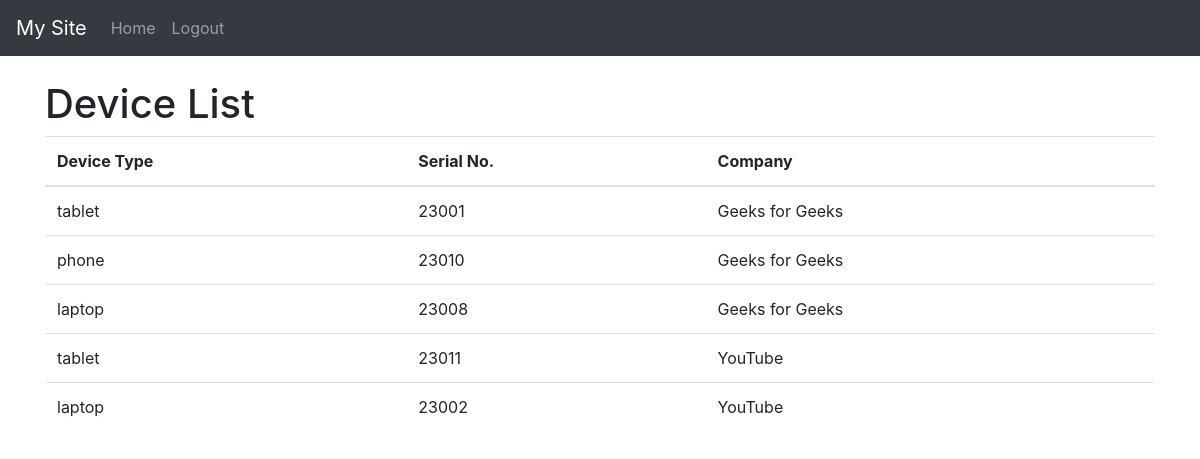
/manage/device/list/ (signed in), run on an earlier commit of the app's database.
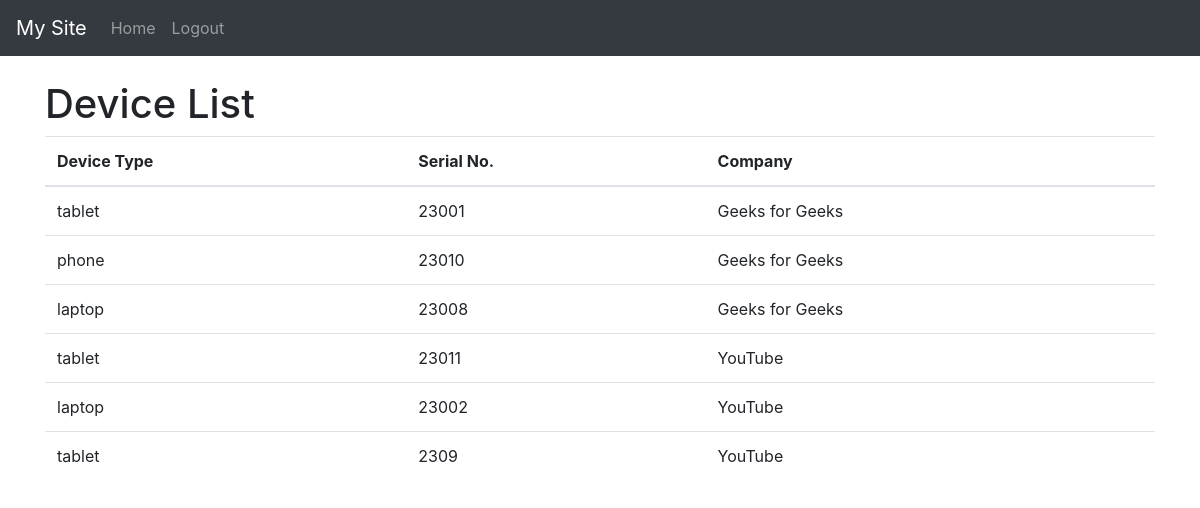
And on a later commit of the database.
### management/models.py (models this page shows, shortened)
class Device(models.Model):
    DEVICE_TYPES = (
        ('phone', 'Phone'),
        ('tablet', 'Tablet'),
        ('laptop', 'Laptop'),
    )
    device_type = models.CharField(max_length=10, choices=DEVICE_TYPES)
    serial_number = models.CharField(max_length=255, unique=True)
    company = models.ForeignKey(Company, on_delete=models.CASCADE)

class Company(models.Model):
    user = models.OneToOneField(User, related_name='company', on_delete=models.CASCADE)
    name = models.CharField(max_length=255)
    address = models.CharField(max_length=255)
    contact_info = models.CharField(max_length=255)
    def __str__(self):
        return self.name
    class Meta:
        verbose_name_plural = 'Companies'

### management/views.py (the view)
# urls.py: path('device/list/', DeviceList.as_view(),name='device_list'),
class DeviceList(LoginRequiredMixin, ListView):
    model = Device
    template_name = 'management/device_list.html'
    context_object_name = 'devices'
    def get_queryset(self):
        return Device.objects.all

### templates/management/device_list.html (shortened to what this page needs)
{% extends 'base.html' %}
{% block content %}
  <h1>Device List</h1>
  <table class="table">
    <thead>
      <tr>
        <th scope="col">Device Type</th>
        <th scope="col">Serial No.</th>
        <th scope="col">Company</th>
      </tr>
    </thead>
    <tbody>
      {% for device in devices %}
        <tr>
          <td>{{ device.device_type }}</td>
          <td>{{ device.serial_number }}</td>
          <td>{{ device.company }}</td>
        </tr>
      {% empty %}
        <tr>
          <td colspan="4">No devices found.</td>
        </tr>
      {% endfor %}
    </tbody>
  </table>
{% endblock %}

### templates/base.html (shortened to what this page needs)
<!DOCTYPE html>
<html lang="en">
  <head>
    {% block styles %}
      <link rel="stylesheet" href="https://stackpath.bootstrapcdn.com/bootstrap/4.3.1/css/bootstrap.min.css">
    {% endblock %}
  </head>
  <body>
    <header>
      <nav class="navbar navbar-expand-lg navbar-dark bg-dark">
        <a class="navbar-brand" href="{% url 'management:home' %}">My Site</a>
        <div class="collapse navbar-collapse" id="navbarNav">
          <ul class="navbar-nav">
            <li class="nav-item">
              <a class="nav-link" href="{% url 'management:home' %}">Home</a>
            </li>
            {% if user.is_authenticated %}
              <li class="nav-item">
                <a class="nav-link" href="{% url 'log:logout' %}">Logout</a>
              </li>
            {% endif %}
          </ul>
        </div>
      </nav>
    </header>
    <main class="container py-4">
      {% block content %}
      {% endblock %}
    </main>
  </body>
</html>

What changed in the data, as far as the page shows it:
added Device: device_type "tablet", serial_number "2309", company "YouTube"
